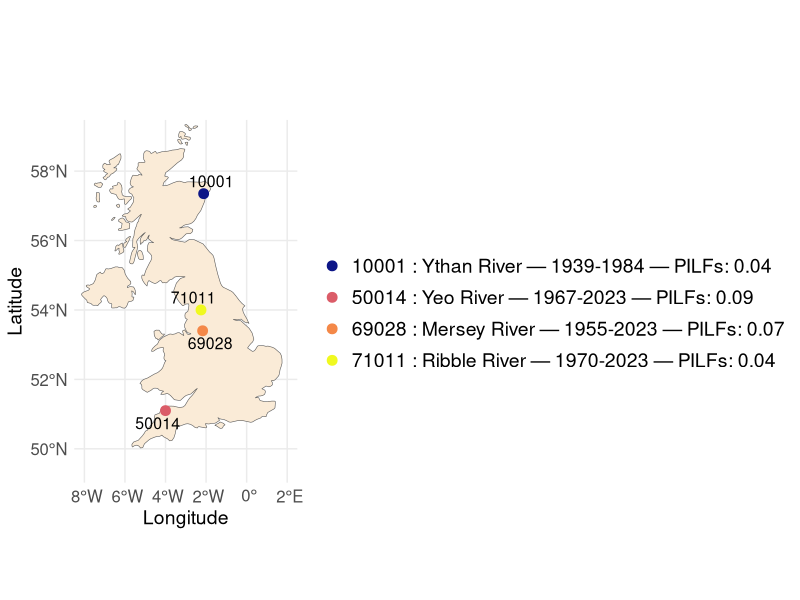
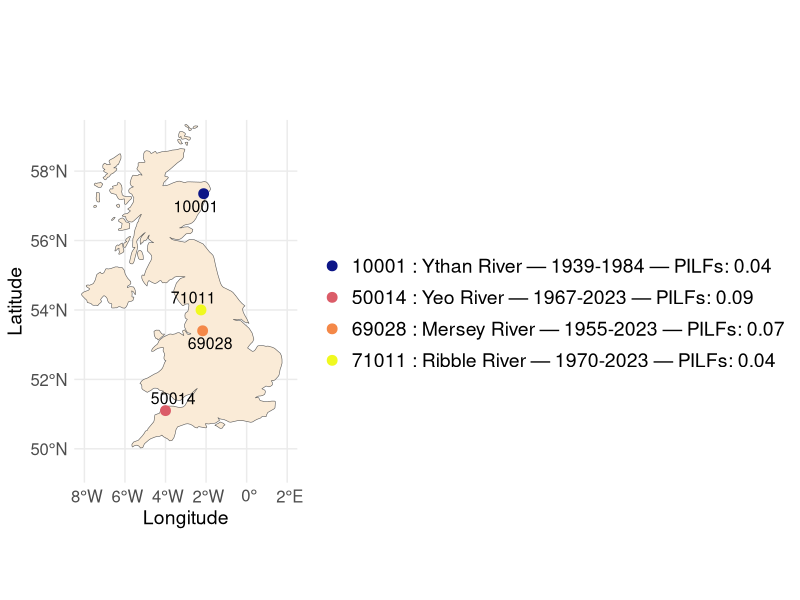

Here is the R script that generated these plots, in order:
## ---- chunk 1
#rm(list=ls())
library(sf)
library(ggplot2)
library(rnaturalearth)
library(rnaturalearthdata)
library(ggrepel)
library(ggpubr)
## ---- chunk 2
uk <- ne_countries(scale = "medium", country = "United Kingdom", returnclass = "sf")
## ---- chunk 3
stations <- data.frame(
  id = c("10001", "50014", "69028", "71011"),
  river = c("Ythan River", "Yeo River",  "Mersey River", "Ribble River"),
  lat = c(57.35, 51.1,  53.4, 54.0),
  lon = c(-2.12, -4,  -2.17, -2.25),
  first_year = c(1939,1967,1955,1970),
  last_year = c(1984,2023,2023,2023),
  pilf_prop = c(0.04, 0.09, 0.07, 0.04),
  colors = c("#0d1687","#db5c68","#f48848","#f0f920")
)
## ---- chunk 4
stations$legend_label <- paste0(
  stations$id, " : ", stations$river,
  " — ", stations$first_year, "-", stations$last_year,
  " — ", "PILFs: ", stations$pilf_prop
)

plt <- ggplot(data = uk) +
  geom_sf(fill = "antiquewhite") +
 geom_point(
  data = stations,
  aes(x = lon, y = lat, color = legend_label),
  size = 3
) +
scale_color_manual(values = stations$colors)+
  geom_text_repel(
    data = stations,
    aes(x = lon, y = lat, label = id),
    size = 4, nudge_y = 0, show.legend = FALSE
  ) +
  coord_sf(xlim = c(-8, 2), ylim = c(49.5, 59)) +
  labs(
    title = "",
    subtitle = "",
    x = "Longitude", y = "Latitude", color = ""
  ) +
  theme_minimal() +
  theme(legend.position = "right",
    #legend.position = "none",
      legend.key.height = unit(0.8, "cm"), 
    legend.text = element_text(size = 14),
      axis.title = element_text(size = 14),
      axis.text = element_text(size = 12)
    )

plt
## ---- chunk 5
ggsave(plot = plt,
       filename = "C:/Users/huetn/Documents/github_repos/robustGEV/application/figures/map_uk.png",
       width = 1760 / 180,
       height = 1060 / 180,
       dpi = 180,
       units = "in")
